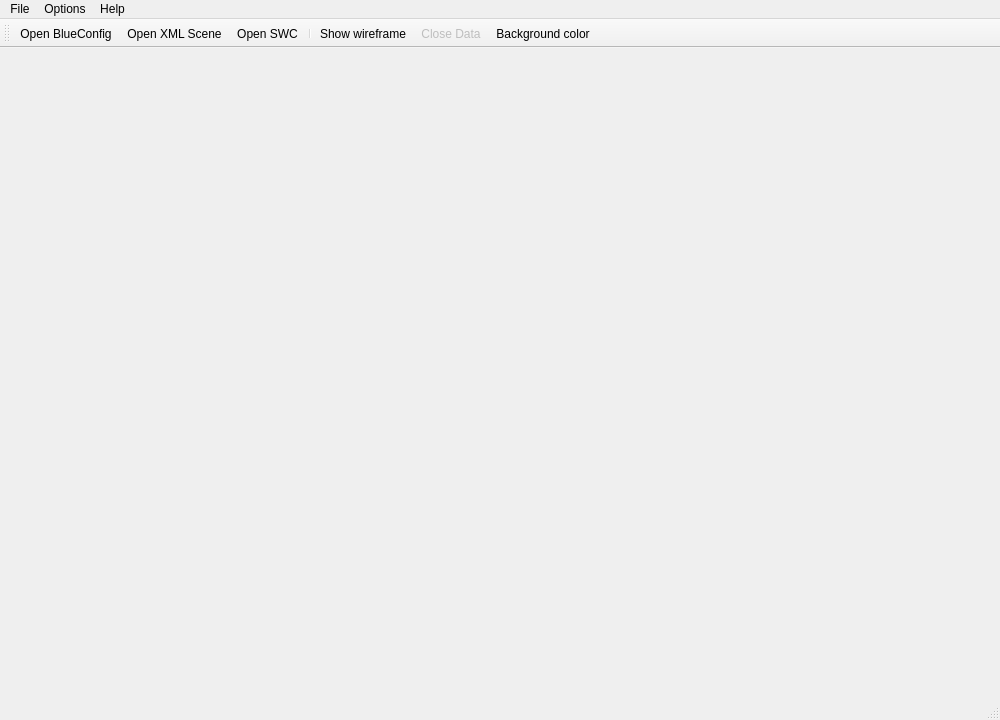
<?xml version="1.0" encoding="UTF-8"?>
<ui version="4.0">
 <class>MainWindow</class>
 <widget class="QMainWindow" name="MainWindow">
  <property name="geometry">
   <rect>
    <x>0</x>
    <y>0</y>
    <width>1000</width>
    <height>720</height>
   </rect>
  </property>
  <property name="windowTitle">
   <string>MainWindow</string>
  </property>
  <property name="windowIcon">
   <iconset resource="../qrc/resources.qrc">
    <normaloff>:/icons/qneurolots.ico</normaloff>:/icons/qneurolots.ico</iconset>
  </property>
  <widget class="QWidget" name="centralwidget"/>
  <widget class="QMenuBar" name="menubar">
   <property name="geometry">
    <rect>
     <x>0</x>
     <y>0</y>
     <width>1000</width>
     <height>23</height>
    </rect>
   </property>
   <widget class="QMenu" name="menuFile">
    <property name="title">
     <string>File</string>
    </property>
    <addaction name="actionOpenBlueConfig"/>
    <addaction name="actionOpenXMLScene"/>
    <addaction name="actionOpenSWCFile"/>
    <addaction name="actionCloseData"/>
    <addaction name="separator"/>
    <addaction name="actionQuit"/>
   </widget>
   <widget class="QMenu" name="menuHelp">
    <property name="title">
     <string>Help</string>
    </property>
    <addaction name="actionAbout"/>
   </widget>
   <widget class="QMenu" name="menuOptions">
    <property name="title">
     <string>Options</string>
    </property>
    <addaction name="actionUpdateOnIdle"/>
    <addaction name="actionPaintNeurons"/>
    <addaction name="actionShowFPSOnIdleUpdate"/>
    <addaction name="actionWireframe"/>
    <addaction name="actionBackgroundColor"/>
   </widget>
   <addaction name="menuFile"/>
   <addaction name="menuOptions"/>
   <addaction name="menuHelp"/>
  </widget>
  <widget class="QStatusBar" name="statusbar"/>
  <widget class="QToolBar" name="toolBar">
   <property name="windowTitle">
    <string>toolBar</string>
   </property>
   <attribute name="toolBarArea">
    <enum>TopToolBarArea</enum>
   </attribute>
   <attribute name="toolBarBreak">
    <bool>false</bool>
   </attribute>
   <addaction name="actionOpenBlueConfig"/>
   <addaction name="actionOpenXMLScene"/>
   <addaction name="actionCloseData"/>
   <addaction name="actionOpenSWCFile"/>
   <addaction name="separator"/>
   <addaction name="actionWireframe"/>
   <addaction name="actionCloseData"/>
   <addaction name="actionBackgroundColor"/>
  </widget>
  <action name="actionQuit">
   <property name="text">
    <string>Quit</string>
   </property>
   <property name="shortcut">
    <string>Ctrl+Shift+Q</string>
   </property>
  </action>
  <action name="actionAbout">
   <property name="text">
    <string>About ...</string>
   </property>
  </action>
  <action name="actionUpdateOnIdle">
   <property name="checkable">
    <bool>true</bool>
   </property>
   <property name="checked">
    <bool>true</bool>
   </property>
   <property name="text">
    <string>Update on idle</string>
   </property>
   <property name="shortcut">
    <string>Ctrl+I</string>
   </property>
  </action>
  <action name="actionBackgroundColor">
   <property name="icon">
    <iconset resource="../qrc/resources.qrc">
     <normaloff>:/icons/colorpicker.png</normaloff>:/icons/colorpicker.png</iconset>
   </property>
   <property name="text">
    <string>Background color</string>
   </property>
   <property name="shortcut">
    <string>Ctrl+B</string>
   </property>
  </action>
  <action name="actionOpenBlueConfig">
   <property name="icon">
    <iconset resource="../qrc/resources.qrc">
     <normaloff>:/icons/open_bc.png</normaloff>:/icons/open_bc.png</iconset>
   </property>
   <property name="text">
    <string>Open BlueConfig</string>
   </property>
   <property name="toolTip">
    <string>Open BlueConfig</string>
   </property>
   <property name="shortcut">
    <string>Ctrl+Shift+B</string>
   </property>
  </action>
  <action name="actionOpenXMLScene">
   <property name="icon">
    <iconset resource="../qrc/resources.qrc">
     <normaloff>:/icons/open_xml.png</normaloff>:/icons/open_xml.png</iconset>
   </property>
   <property name="text">
    <string>Open XML Scene</string>
   </property>
   <property name="toolTip">
    <string>Open XML Scene</string>
   </property>
   <property name="shortcut">
    <string>Ctrl+Shift+X</string>
   </property>
  </action>
  <action name="actionCloseData">
   <property name="enabled">
    <bool>false</bool>
   </property>
   <property name="icon">
    <iconset resource="../qrc/resources.qrc">
     <normaloff>:/icons/close.png</normaloff>:/icons/close.png</iconset>
   </property>
   <property name="text">
    <string>Close Data</string>
   </property>
   <property name="toolTip">
    <string>Close Data</string>
   </property>
   <property name="shortcut">
    <string>Ctrl+Shift+C</string>
   </property>
   <property name="visible">
    <bool>false</bool>
   </property>
   <property name="iconVisibleInMenu">
    <bool>true</bool>
   </property>
  </action>
  <action name="actionOpenSWCFile">
   <property name="icon">
    <iconset resource="../qrc/resources.qrc">
     <normaloff>:/icons/open_swc.png</normaloff>:/icons/open_swc.png</iconset>
   </property>
   <property name="text">
    <string>Open SWC</string>
   </property>
   <property name="toolTip">
    <string>Open SWC</string>
   </property>
   <property name="shortcut">
    <string>Ctrl+Shift+S</string>
   </property>
  </action>
  <action name="actionShowFPSOnIdleUpdate">
   <property name="checkable">
    <bool>true</bool>
   </property>
   <property name="text">
    <string>Show FPS on idle update</string>
   </property>
   <property name="toolTip">
    <string>Show FPS on idle update</string>
   </property>
   <property name="shortcut">
    <string>Ctrl+S</string>
   </property>
  </action>
  <action name="actionWireframe">
   <property name="checkable">
    <bool>true</bool>
   </property>
   <property name="icon">
    <iconset resource="../qrc/resources.qrc">
     <normaloff>:/icons/wireframe.png</normaloff>:/icons/wireframe.png</iconset>
   </property>
   <property name="text">
    <string>Show wireframe</string>
   </property>
   <property name="toolTip">
    <string>Show wireframe</string>
   </property>
   <property name="shortcut">
    <string>Ctrl+W</string>
   </property>
  </action>  
  <action name="actionPaintNeurons">
    <property name="checkable">
     <bool>true</bool>
    </property>
    <property name="text">
    <string>Paint neurons</string>
    </property>
    <property name="toolTip">
    <string>Paint neurons</string>
    </property>
   </action>  
 </widget>
 <resources>
  <include location="../qrc/resources.qrc"/>
 </resources>
 <connections/>
</ui>
